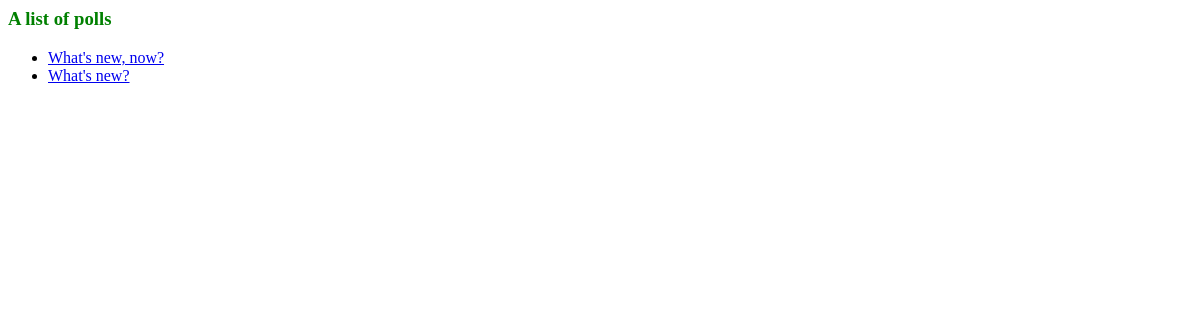
The page /polls/ on the database as committed earlier.
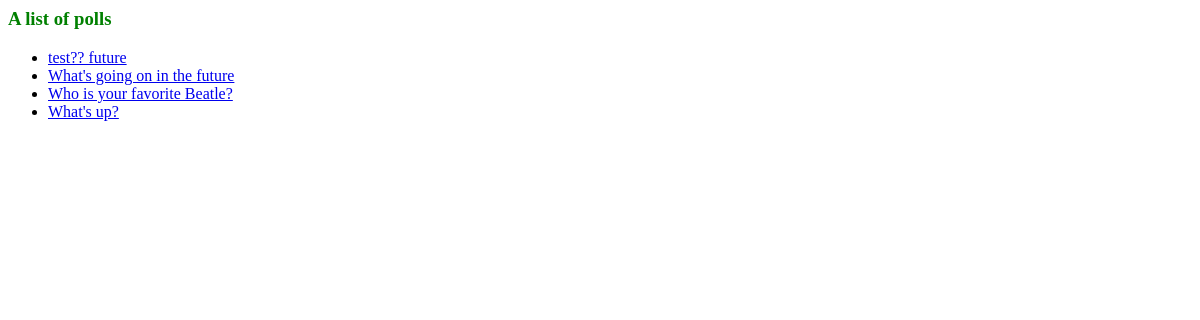
The same page on the database as committed later.
### polls/models.py (models this page shows, shortened)
class Question(models.Model):
    question_text = models.CharField(max_length=200)
    pub_date = models.DateTimeField('date published')

### polls/views.py (the view)
class IndexView(generic.ListView):
    template_name = 'polls/index.html'
    context_object_name = 'latest_question_list'
    def get_queryset(self):
        return Question.objects.filter(
            pub_date__lte=timezone.now()
        ).order_by('-pub_date')[:5]

### polls/templates/polls/index.html
{% load staticfiles %}
<link rel="stylesheet" type="text/css" href="{% static 'polls/style.css' %}" />
<h3>A list of polls</h3>
{% if latest_question_list %}
    <ul>
    {% for question in latest_question_list %}
        <li><a href="/polls/{{ question.id }}/">{{ question.question_text }}</a></li>
    {% endfor %}
    </ul>
{% else %}
    <p>No polls are available.</p>
{% endif %}

### polls/static/polls/style.css (style rules this page uses)
h3 { color: green; }

Rows that differ between the two databases and show on the page:
removed Question: question_text "What's new, now?"
removed Question: question_text "What's new?"
added Question: question_text "test?? future"
added Question: question_text "What's going on in the future"
added Question: question_text "Who is your favorite Beatle?"
added Question: question_text "What's up?"
